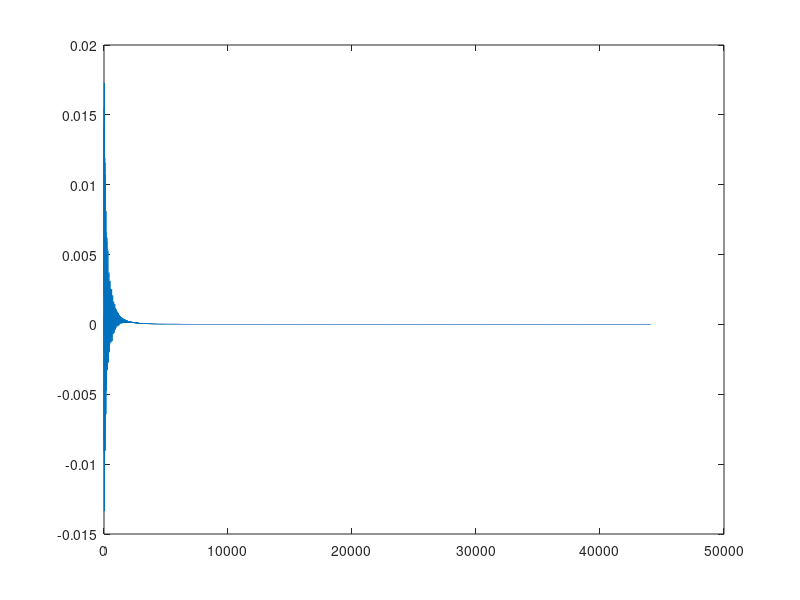

The MATLAB source for this figure:
% Square mesh based on STK
% Square Junctions
% No animation

%% Variables and initialization

fs = 44100; % sampling frequency

Tsec = 1; % duration of simulation (Seconds)
Tsamp = Tsec*fs; % duration of simulation (Samples)

NJ = 12; % number of junctions

% initialize calculation matrices

vE = zeros(NJ, NJ); % east velocity wave
vW = zeros(NJ, NJ); % west velocity wave
vN = zeros(NJ, NJ); % north velocity wave
vS = zeros(NJ, NJ); % south velocity wave

% alternating matrix (matrix for first step, it will contain the excitation)

vE1 = zeros(NJ, NJ); % east velocity wave
vW1 = zeros(NJ, NJ); % west velocity wave
vN1 = zeros(NJ, NJ); % north velocity wave
vS1 = zeros(NJ, NJ); % south velocity wave

v = zeros(NJ-1, NJ-1); % junctions' velocity

y = zeros(1, Tsamp); % output

% reflexion

r_coeff = -1; % reflexion coefficient (-1 for perfect inverse phase reflection)
decayFactor = 0.999; 
a = -0.09;
b = 1 - abs(a);

% b = [0.5 0.5];
% a = 1;


%% Excitation parameters

% excitation position and size

excite_size = round(NJ/5); % excitation size
excite_pos = round(NJ/2); % excitation centrale position (gravity center of the strike)
% exite_pos = round((NJ-exite_size)/2); % center position (middle-10%)

% excitation shape and velocity

excite_temp = zeros(NJ-1, 1); % temporary excitation vector
% fill values around excitation point with a sine shape
excite_temp(excite_pos-round(excite_size/2):excite_pos-round(excite_size/2)+excite_size-1)...
    = 0.25*sin(pi*[0:excite_size-1]/(excite_size)); % 0.25 is the amplitude, thus the strike force!
% transpose to make it an area (vector becomes a matrix)
excite = excite_temp*transpose(excite_temp); % excitation!
% excite mesh with our sine excitation signal -> fill the alternating matrix
vW1(1:NJ-1, 1:NJ-1) = excite;
vN1(1:NJ-1, 1:NJ-1) = excite;
vE1(1:NJ-1, 2:NJ) = excite;
vS1(2:NJ, 1:NJ-1) = excite;


%% 


%% Main loop

% update junctions' velocitiy with excitation signal
v = 0.5 * (vW1(1:NJ-1,1:NJ-1) + vE1(1:NJ-1,2:NJ) + vN1(1:NJ-1,1:NJ-1) + vS1(2:NJ,1:NJ-1));

for i = 1:Tsamp
    
    if (mod(i,2) == 0) % clock 0 (even)
        
        % Velocities
        v = 0.5 * (vW(1:NJ-1,1:NJ-1) + vE(1:NJ-1,2:NJ) + vN(1:NJ-1,1:NJ-1) + vS(2:NJ,1:NJ-1));
        
        % v^+ = v_j - v^-
        vW1(1:NJ-1,2:NJ)   = v - vE(1:NJ-1,2:NJ);
        vN1(2:NJ,1:NJ-1)   = v - vS(2:NJ,1:NJ-1);
        vE1(1:NJ-1,1:NJ-1) = v - vW(1:NJ-1,1:NJ-1);
        vS1(1:NJ-1,1:NJ-1) = v - vN(1:NJ-1,1:NJ-1);
        
        % Boundaries
        vW1(1:NJ-1,1)  = decayFactor * filter(b, [1 a],   vE(1:NJ-1,1));
        vE1(1:NJ-1,NJ) = decayFactor * filter(b, [1 a],   vW(1:NJ-1,NJ));
        vN1(1,1:NJ-1)  = decayFactor * filter(b, [1 a],   vS(1,1:NJ-1));
        vS1(NJ,1:NJ-1) = decayFactor * filter(b, [1 a],   vN(NJ,1:NJ-1));
        
    else               % clock 1 (odd)
        
        % Velocities
        v = 0.5 * (vW1(1:NJ-1,1:NJ-1) + vE1(1:NJ-1,2:NJ) + vN1(1:NJ-1,1:NJ-1) + vS1(2:NJ,1:NJ-1));
        
        % v^+ = v_j - v^-
        vW(1:NJ-1,2:NJ)   = v - vE1(1:NJ-1,2:NJ);
        vN(2:NJ,1:NJ-1)   = v - vS1(2:NJ,1:NJ-1);
        vE(1:NJ-1,1:NJ-1) = v - vW1(1:NJ-1,1:NJ-1);
        vS(1:NJ-1,1:NJ-1) = v - vN1(1:NJ-1,1:NJ-1);
%         
        % Boundaries
        vW(1:NJ-1,1)  = decayFactor * filter(b, [1 a],   vE1(1:NJ-1,1));
        vE(1:NJ-1,NJ) = decayFactor * filter(b, [1 a],   vW1(1:NJ-1,NJ));
        vN(1,1:NJ-1)  = decayFactor * filter(b, [1 a],   vS1(1,1:NJ-1));
        vS(NJ,1:NJ-1) = decayFactor * filter(b, [1 a],   vN1(NJ,1:NJ-1));
        
    end
    
    % sound output pick up location
    y(i) = v(NJ-1,NJ-1);
end

soundsc(y,fs)
plot(y)

%[res, fsres]=audioread('snare_sample_residual.wav');
